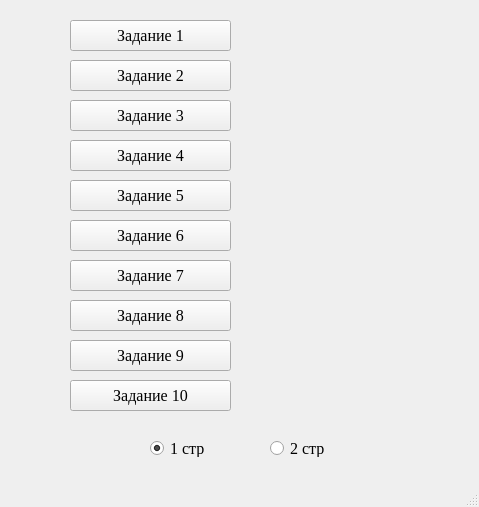
<?xml version="1.0" encoding="UTF-8"?>
<ui version="4.0">
 <class>FirstAnswerOption</class>
 <widget class="QMainWindow" name="FirstAnswerOption">
  <property name="geometry">
   <rect>
    <x>0</x>
    <y>0</y>
    <width>479</width>
    <height>507</height>
   </rect>
  </property>
  <property name="font">
   <font>
    <family>Times New Roman</family>
    <pointsize>12</pointsize>
   </font>
  </property>
  <property name="windowTitle">
   <string>MainWindow</string>
  </property>
  <widget class="QWidget" name="centralwidget">
   <widget class="QPushButton" name="pushButton">
    <property name="geometry">
     <rect>
      <x>70</x>
      <y>20</y>
      <width>161</width>
      <height>31</height>
     </rect>
    </property>
    <property name="text">
     <string>Задание 1</string>
    </property>
   </widget>
   <widget class="QLabel" name="label">
    <property name="geometry">
     <rect>
      <x>250</x>
      <y>20</y>
      <width>151</width>
      <height>31</height>
     </rect>
    </property>
    <property name="text">
     <string/>
    </property>
   </widget>
   <widget class="QPushButton" name="pushButton_2">
    <property name="geometry">
     <rect>
      <x>70</x>
      <y>60</y>
      <width>161</width>
      <height>31</height>
     </rect>
    </property>
    <property name="text">
     <string>Задание 2</string>
    </property>
   </widget>
   <widget class="QLabel" name="label_2">
    <property name="geometry">
     <rect>
      <x>250</x>
      <y>60</y>
      <width>151</width>
      <height>31</height>
     </rect>
    </property>
    <property name="text">
     <string/>
    </property>
   </widget>
   <widget class="QPushButton" name="pushButton_3">
    <property name="geometry">
     <rect>
      <x>70</x>
      <y>100</y>
      <width>161</width>
      <height>31</height>
     </rect>
    </property>
    <property name="text">
     <string>Задание 3</string>
    </property>
   </widget>
   <widget class="QLabel" name="label_3">
    <property name="geometry">
     <rect>
      <x>250</x>
      <y>100</y>
      <width>151</width>
      <height>31</height>
     </rect>
    </property>
    <property name="text">
     <string/>
    </property>
   </widget>
   <widget class="QPushButton" name="pushButton_4">
    <property name="geometry">
     <rect>
      <x>70</x>
      <y>140</y>
      <width>161</width>
      <height>31</height>
     </rect>
    </property>
    <property name="text">
     <string>Задание 4</string>
    </property>
   </widget>
   <widget class="QLabel" name="label_4">
    <property name="geometry">
     <rect>
      <x>250</x>
      <y>140</y>
      <width>151</width>
      <height>31</height>
     </rect>
    </property>
    <property name="text">
     <string/>
    </property>
   </widget>
   <widget class="QPushButton" name="pushButton_5">
    <property name="geometry">
     <rect>
      <x>70</x>
      <y>180</y>
      <width>161</width>
      <height>31</height>
     </rect>
    </property>
    <property name="text">
     <string>Задание 5</string>
    </property>
   </widget>
   <widget class="QLabel" name="label_5">
    <property name="geometry">
     <rect>
      <x>250</x>
      <y>180</y>
      <width>151</width>
      <height>31</height>
     </rect>
    </property>
    <property name="text">
     <string/>
    </property>
   </widget>
   <widget class="QPushButton" name="pushButton_6">
    <property name="geometry">
     <rect>
      <x>70</x>
      <y>220</y>
      <width>161</width>
      <height>31</height>
     </rect>
    </property>
    <property name="text">
     <string>Задание 6</string>
    </property>
   </widget>
   <widget class="QLabel" name="label_6">
    <property name="geometry">
     <rect>
      <x>250</x>
      <y>220</y>
      <width>151</width>
      <height>31</height>
     </rect>
    </property>
    <property name="text">
     <string/>
    </property>
   </widget>
   <widget class="QPushButton" name="pushButton_7">
    <property name="geometry">
     <rect>
      <x>70</x>
      <y>260</y>
      <width>161</width>
      <height>31</height>
     </rect>
    </property>
    <property name="text">
     <string>Задание 7</string>
    </property>
   </widget>
   <widget class="QLabel" name="label_7">
    <property name="geometry">
     <rect>
      <x>250</x>
      <y>260</y>
      <width>151</width>
      <height>31</height>
     </rect>
    </property>
    <property name="text">
     <string/>
    </property>
   </widget>
   <widget class="QPushButton" name="pushButton_8">
    <property name="geometry">
     <rect>
      <x>70</x>
      <y>300</y>
      <width>161</width>
      <height>31</height>
     </rect>
    </property>
    <property name="text">
     <string>Задание 8</string>
    </property>
   </widget>
   <widget class="QLabel" name="label_8">
    <property name="geometry">
     <rect>
      <x>250</x>
      <y>300</y>
      <width>151</width>
      <height>31</height>
     </rect>
    </property>
    <property name="text">
     <string/>
    </property>
   </widget>
   <widget class="QPushButton" name="pushButton_9">
    <property name="geometry">
     <rect>
      <x>70</x>
      <y>340</y>
      <width>161</width>
      <height>31</height>
     </rect>
    </property>
    <property name="text">
     <string>Задание 9</string>
    </property>
   </widget>
   <widget class="QLabel" name="label_9">
    <property name="geometry">
     <rect>
      <x>250</x>
      <y>340</y>
      <width>151</width>
      <height>31</height>
     </rect>
    </property>
    <property name="text">
     <string/>
    </property>
   </widget>
   <widget class="QPushButton" name="pushButton_10">
    <property name="geometry">
     <rect>
      <x>70</x>
      <y>380</y>
      <width>161</width>
      <height>31</height>
     </rect>
    </property>
    <property name="text">
     <string>Задание 10</string>
    </property>
   </widget>
   <widget class="QLabel" name="label_10">
    <property name="geometry">
     <rect>
      <x>250</x>
      <y>380</y>
      <width>151</width>
      <height>31</height>
     </rect>
    </property>
    <property name="text">
     <string/>
    </property>
   </widget>
   <widget class="QRadioButton" name="radioButton">
    <property name="geometry">
     <rect>
      <x>150</x>
      <y>440</y>
      <width>82</width>
      <height>17</height>
     </rect>
    </property>
    <property name="text">
     <string>1 стр</string>
    </property>
    <property name="checked">
     <bool>true</bool>
    </property>
   </widget>
   <widget class="QRadioButton" name="radioButton_2">
    <property name="geometry">
     <rect>
      <x>270</x>
      <y>440</y>
      <width>82</width>
      <height>17</height>
     </rect>
    </property>
    <property name="text">
     <string>2 стр</string>
    </property>
   </widget>
  </widget>
  <widget class="QMenuBar" name="menubar">
   <property name="geometry">
    <rect>
     <x>0</x>
     <y>0</y>
     <width>479</width>
     <height>25</height>
    </rect>
   </property>
  </widget>
  <widget class="QStatusBar" name="statusbar"/>
 </widget>
 <resources/>
 <connections/>
</ui>
